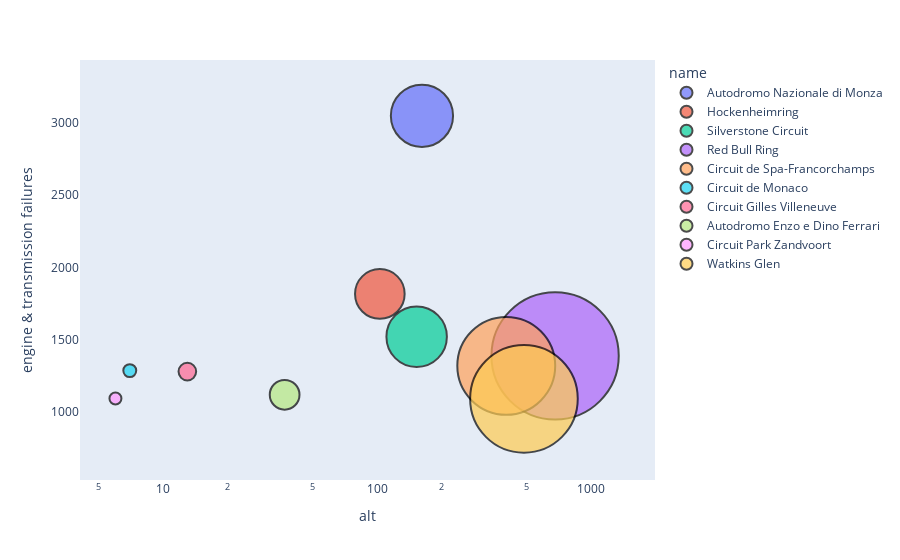

The code cell stored with this chart in its notebook:
### Code cell
# Plotting the top 10 circuits with the most engine and transmission failures based on altitude
df = circuit_altitudes.copy()
df['alt'] = pd.to_numeric(df['alt'], errors='coerce')

fig = px.scatter(df, x="alt", y="engine & transmission failures",
                 size="alt", color="name",
                 log_x=True, size_max=90)
fig.update_traces(textfont_size=20,
                  marker=dict(line=dict(color='#000000', width=2)))
fig.update_xaxes(showgrid=False)
fig.update_yaxes(showgrid=False)
fig.show()

### Figure 1 — Plotly figure (JSON) as saved in the notebook; plotly's stock layout.template omitted (floating-point values rounded to 4 significant figures)
{"data": [{"hovertemplate": "name=Autodromo Nazionale di Monza<br>alt=%{marker.size}<br>engine & transmission failures=%{y}<extra></extra>", "legendgroup": "Autodromo Nazionale di Monza", "marker": {"color": "#636efa", "line": {"color": "#000000", "width": 2}, "size": [162], "sizemode": "area", "sizeref": 0.0837, "symbol": "circle"}, "mode": "markers", "name": "Autodromo Nazionale di Monza", "orientation": "v", "showlegend": true, "textfont": {"size": 20}, "type": "scatter", "x": [162], "xaxis": "x", "y": [3049], "yaxis": "y"}, {"hovertemplate": "name=Hockenheimring<br>alt=%{marker.size}<br>engine & transmission failures=%{y}<extra></extra>", "legendgroup": "Hockenheimring", "marker": {"color": "#EF553B", "line": {"color": "#000000", "width": 2}, "size": [103], "sizemode": "area", "sizeref": 0.0837, "symbol": "circle"}, "mode": "markers", "name": "Hockenheimring", "orientation": "v", "showlegend": true, "textfont": {"size": 20}, "type": "scatter", "x": [103], "xaxis": "x", "y": [1818], "yaxis": "y"}, {"hovertemplate": "name=Silverstone Circuit<br>alt=%{marker.size}<br>engine & transmission failures=%{y}<extra></extra>", "legendgroup": "Silverstone Circuit", "marker": {"color": "#00cc96", "line": {"color": "#000000", "width": 2}, "size": [153], "sizemode": "area", "sizeref": 0.0837, "symbol": "circle"}, "mode": "markers", "name": "Silverstone Circuit", "orientation": "v", "showlegend": true, "textfont": {"size": 20}, "type": "scatter", "x": [153], "xaxis": "x", "y": [1522], "yaxis": "y"}, {"hovertemplate": "name=Red Bull Ring<br>alt=%{marker.size}<br>engine & transmission failures=%{y}<extra></extra>", "legendgroup": "Red Bull Ring", "marker": {"color": "#ab63fa", "line": {"color": "#000000", "width": 2}, "size": [678], "sizemode": "area", "sizeref": 0.0837, "symbol": "circle"}, "mode": "markers", "name": "Red Bull Ring", "orientation": "v", "showlegend": true, "textfont": {"size": 20}, "type": "scatter", "x": [678], "xaxis": "x", "y": [1390], "yaxis": "y"}, {"hovertemplate": "name=Circuit de Spa-Francorchamps<br>alt=%{marker.size}<br>engine & transmission failures=%{y}<extra></extra>", "legendgroup": "Circuit de Spa-Francorchamps", "marker": {"color": "#FFA15A", "line": {"color": "#000000", "width": 2}, "size": [401], "sizemode": "area", "sizeref": 0.0837, "symbol": "circle"}, "mode": "markers", "name": "Circuit de Spa-Francorchamps", "orientation": "v", "showlegend": true, "textfont": {"size": 20}, "type": "scatter", "x": [401], "xaxis": "x", "y": [1321], "yaxis": "y"}, {"hovertemplate": "name=Circuit de Monaco<br>alt=%{marker.size}<br>engine & transmission failures=%{y}<extra></extra>", "legendgroup": "Circuit de Monaco", "marker": {"color": "#19d3f3", "line": {"color": "#000000", "width": 2}, "size": [7], "sizemode": "area", "sizeref": 0.0837, "symbol": "circle"}, "mode": "markers", "name": "Circuit de Monaco", "orientation": "v", "showlegend": true, "textfont": {"size": 20}, "type": "scatter", "x": [7], "xaxis": "x", "y": [1288], "yaxis": "y"}, {"hovertemplate": "name=Circuit Gilles Villeneuve<br>alt=%{marker.size}<br>engine & transmission failures=%{y}<extra></extra>", "legendgroup": "Circuit Gilles Villeneuve", "marker": {"color": "#FF6692", "line": {"color": "#000000", "width": 2}, "size": [13], "sizemode": "area", "sizeref": 0.0837, "symbol": "circle"}, "mode": "markers", "name": "Circuit Gilles Villeneuve", "orientation": "v", "showlegend": true, "textfont": {"size": 20}, "type": "scatter", "x": [13], "xaxis": "x", "y": [1281], "yaxis": "y"}, {"hovertemplate": "name=Autodromo Enzo e Dino Ferrari<br>alt=%{marker.size}<br>engine & transmission failures=%{y}<extra></extra>", "legendgroup": "Autodromo Enzo e Dino Ferrari", "marker": {"color": "#B6E880", "line": {"color": "#000000", "width": 2}, "size": [37], "sizemode": "area", "sizeref": 0.0837, "symbol": "circle"}, "mode": "markers", "name": "Autodromo Enzo e Dino Ferrari", "orientation": "v", "showlegend": true, "textfont": {"size": 20}, "type": "scatter", "x": [37], "xaxis": "x", "y": [1121], "yaxis": "y"}, {"hovertemplate": "name=Circuit Park Zandvoort<br>alt=%{marker.size}<br>engine & transmission failures=%{y}<extra></extra>", "legendgroup": "Circuit Park Zandvoort", "marker": {"color": "#FF97FF", "line": {"color": "#000000", "width": 2}, "size": [6], "sizemode": "area", "sizeref": 0.0837, "symbol": "circle"}, "mode": "markers", "name": "Circuit Park Zandvoort", "orientation": "v", "showlegend": true, "textfont": {"size": 20}, "type": "scatter", "x": [6], "xaxis": "x", "y": [1095], "yaxis": "y"}, {"hovertemplate": "name=Watkins Glen<br>alt=%{marker.size}<br>engine & transmission failures=%{y}<extra></extra>", "legendgroup": "Watkins Glen", "marker": {"color": "#FECB52", "line": {"color": "#000000", "width": 2}, "size": [485], "sizemode": "area", "sizeref": 0.0837, "symbol": "circle"}, "mode": "markers", "name": "Watkins Glen", "orientation": "v", "showlegend": true, "textfont": {"size": 20}, "type": "scatter", "x": [485], "xaxis": "x", "y": [1093], "yaxis": "y"}], "layout": {"legend": {"itemsizing": "constant", "title": {"text": "name"}, "tracegroupgap": 0}, "margin": {"t": 60}, "xaxis": {"anchor": "y", "domain": [0, 1], "showgrid": false, "title": {"text": "alt"}, "type": "log"}, "yaxis": {"anchor": "x", "domain": [0, 1], "showgrid": false, "title": {"text": "engine & transmission failures"}}}}
